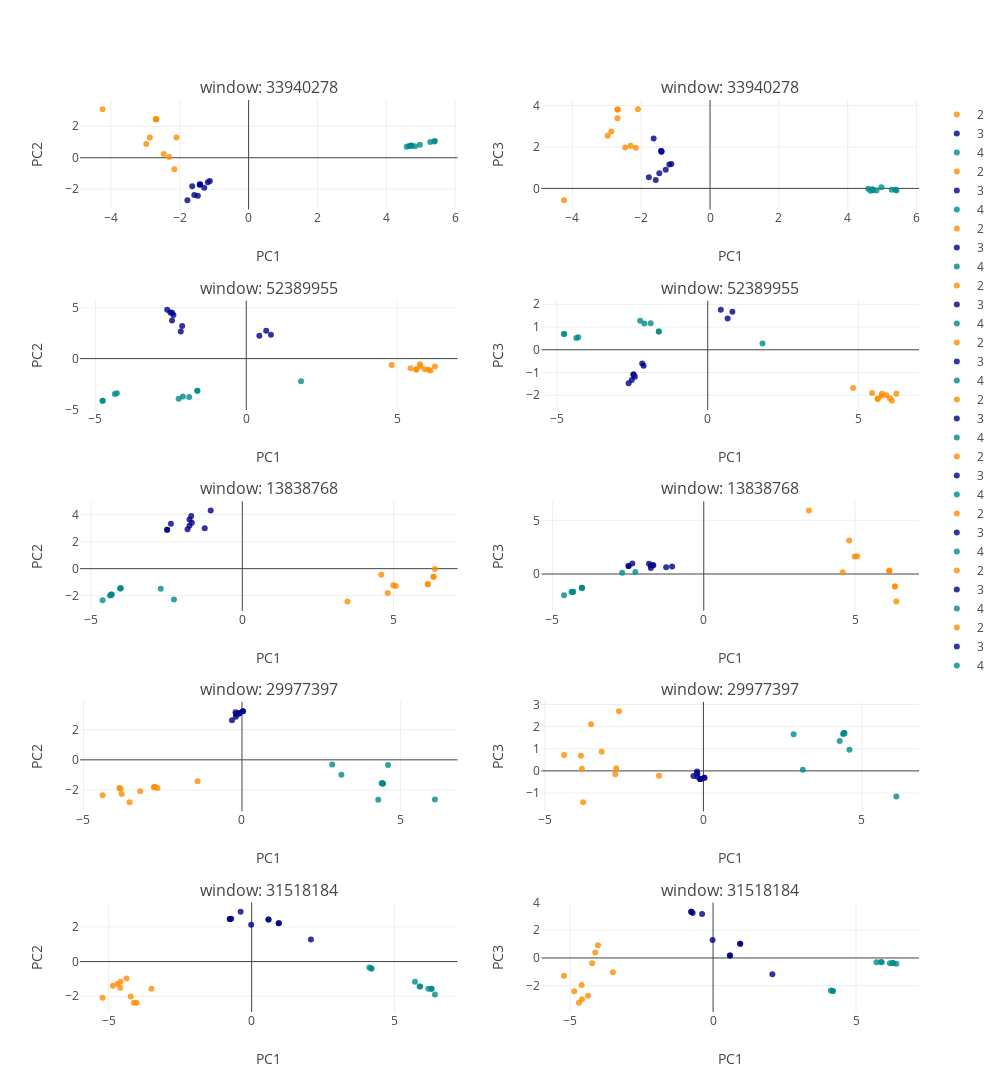

The notebook cell this image was saved under:
### Markdown cell above
### I. Local variation sample

Visualize genetic structure at local windows using PCA. Plot colors will correspond to the Mean shift clustering above. 

Use the list `plot_who` to plot only accessions from specific groups.

Use the list `shade` to lower the opacity of samples from specific groups.

### Code cell
## a look at local windows
from structure_tools.Tutorial_subplots import window_sample_plot

windows_pick= 5
Chr= 1

plot_who= [2,3,4]
shade= [0,1]

window_sample_plot(Windows,
                   label_select,
                   PCA_color_ref,
                   plot_who= plot_who,
                   shade= shade,
                   Chr= 1,
                   windows_pick= windows_pick,
                   height= 1500,width= 1000)

### Figure 1 — Plotly figure (JSON) as saved in the notebook; plotly's stock layout.template omitted (floating-point values rounded to 4 significant figures)
{"data": [{"marker": {"color": "darkorange", "line": {"width": 0}, "opacity": 0.8, "size": 6, "symbol": "circle"}, "mode": "markers", "name": "2", "type": "scatter", "uid": "91d67e72-4954-40ae-91e7-c1dba319cd24", "x": [-2.692, -2.157, -2.687, -2.687, -2.308, -2.868, -2.974, -4.241, -2.096, -2.464], "xaxis": "x", "y": [2.444, -0.7402, 2.453, 2.453, 0.04627, 1.291, 0.8789, 3.084, 1.289, 0.2359], "yaxis": "y"}, {"marker": {"color": "darkblue", "line": {"width": 0}, "opacity": 0.8, "size": 6, "symbol": "circle"}, "mode": "markers", "name": "3", "type": "scatter", "uid": "f4e9cbd2-01bf-48bd-a202-e15a1ebc33cf", "x": [-1.578, -1.639, -1.185, -1.412, -1.288, -1.41, -1.778, -1.125, -1.421, -1.475], "xaxis": "x", "y": [-2.368, -1.821, -1.565, -1.696, -1.911, -1.686, -2.702, -1.478, -1.72, -2.415], "yaxis": "y"}, {"marker": {"color": "darkcyan", "line": {"width": 0}, "opacity": 0.8, "size": 6, "symbol": "circle"}, "mode": "markers", "name": "4", "type": "scatter", "uid": "e9719962-d8cb-404f-9541-35fff02756c8", "x": [4.978, 5.393, 4.731, 4.66, 5.277, 4.718, 5.413, 4.718, 4.595, 4.835], "xaxis": "x", "y": [0.8294, 1.034, 0.7741, 0.7391, 1.007, 0.7563, 1.065, 0.7563, 0.7038, 0.7331], "yaxis": "y"}, {"marker": {"color": "darkorange", "line": {"width": 0}, "opacity": 0.8, "size": 6, "symbol": "circle"}, "mode": "markers", "name": "2", "type": "scatter", "uid": "6e03ff1d-3201-448c-bd4c-f4632c8b069d", "x": [-2.692, -2.157, -2.687, -2.687, -2.308, -2.868, -2.974, -4.241, -2.096, -2.464], "xaxis": "x2", "y": [3.387, 1.96, 3.803, 3.803, 2.064, 2.744, 2.539, -0.5694, 3.821, 1.976], "yaxis": "y2"}, {"marker": {"color": "darkblue", "line": {"width": 0}, "opacity": 0.8, "size": 6, "symbol": "circle"}, "mode": "markers", "name": "3", "type": "scatter", "uid": "39a2ef81-723d-48fb-863a-eca1cc327644", "x": [-1.578, -1.639, -1.185, -1.412, -1.288, -1.41, -1.778, -1.125, -1.421, -1.475], "xaxis": "x2", "y": [0.4112, 2.412, 1.15, 1.77, 0.8945, 1.782, 0.5352, 1.183, 1.818, 0.7355], "yaxis": "y2"}, {"marker": {"color": "darkcyan", "line": {"width": 0}, "opacity": 0.8, "size": 6, "symbol": "circle"}, "mode": "markers", "name": "4", "type": "scatter", "uid": "2dea6780-3396-4a6e-807e-5b8de6aa9a15", "x": [4.978, 5.393, 4.731, 4.66, 5.277, 4.718, 5.413, 4.718, 4.595, 4.835], "xaxis": "x2", "y": [0.06042, -0.04939, -0.09383, -0.1161, -0.06067, -0.05546, -0.09603, -0.05546, -0.02211, -0.09619], "yaxis": "y2"}, {"marker": {"color": "darkorange", "line": {"width": 0}, "opacity": 0.8, "size": 6, "symbol": "circle"}, "mode": "markers", "name": "2", "type": "scatter", "uid": "525c0bf3-f26e-4c16-8e3a-8d9e59c7e908", "x": [5.757, 5.925, 5.633, 6.043, 5.447, 6.106, 5.778, 5.638, 4.822, 6.255], "xaxis": "x3", "y": [-0.5652, -1.055, -1.068, -1.1, -0.9514, -1.17, -0.7596, -1.07, -0.6188, -0.7844], "yaxis": "y3"}, {"marker": {"color": "darkblue", "line": {"width": 0}, "opacity": 0.8, "size": 6, "symbol": "circle"}, "mode": "markers", "name": "3", "type": "scatter", "uid": "ecce9c53-538f-4492-b224-187a330d14f6", "x": [-2.458, 0.818, -2.462, -2.172, -2.621, 0.4347, -2.124, 0.661, -2.518, -2.415], "xaxis": "x3", "y": [4.503, 2.341, 3.752, 2.673, 4.792, 2.244, 3.199, 2.736, 4.535, 4.279], "yaxis": "y3"}, {"marker": {"color": "darkcyan", "line": {"width": 0}, "opacity": 0.8, "size": 6, "symbol": "circle"}, "mode": "markers", "name": "4", "type": "scatter", "uid": "5bb6a9c5-e500-4a7b-b7e7-5fb0c642492a", "x": [-4.29, -2.102, -4.762, -1.891, -4.357, -1.621, -4.762, 1.817, -1.621, -2.241], "xaxis": "x3", "y": [-3.401, -3.72, -4.153, -3.766, -3.483, -3.168, -4.153, -2.219, -3.168, -3.944], "yaxis": "y3"}, {"marker": {"color": "darkorange", "line": {"width": 0}, "opacity": 0.8, "size": 6, "symbol": "circle"}, "mode": "markers", "name": "2", "type": "scatter", "uid": "4b7ecc2e-4bcb-4880-9366-cff84e31ab1f", "x": [5.757, 5.925, 5.633, 6.043, 5.447, 6.106, 5.778, 5.638, 4.822, 6.255], "xaxis": "x4", "y": [-2.037, -1.995, -2.156, -2.13, -1.9, -2.246, -1.936, -2.161, -1.678, -1.932], "yaxis": "y4"}, {"marker": {"color": "darkblue", "line": {"width": 0}, "opacity": 0.8, "size": 6, "symbol": "circle"}, "mode": "markers", "name": "3", "type": "scatter", "uid": "49f08693-6a7a-4cce-ac12-b6237fec07e1", "x": [-2.458, 0.818, -2.462, -2.172, -2.621, 0.4347, -2.124, 0.661, -2.518, -2.415], "xaxis": "x4", "y": [-1.089, 1.668, -1.085, -0.6002, -1.469, 1.755, -0.7039, 1.375, -1.329, -1.189], "yaxis": "y4"}, {"marker": {"color": "darkcyan", "line": {"width": 0}, "opacity": 0.8, "size": 6, "symbol": "circle"}, "mode": "markers", "name": "4", "type": "scatter", "uid": "8981f29f-ea79-47d9-aef6-2e75a815e586", "x": [-4.29, -2.102, -4.762, -1.891, -4.357, -1.621, -4.762, 1.817, -1.621, -2.241], "xaxis": "x4", "y": [0.5549, 1.157, 0.6966, 1.168, 0.5196, 0.8018, 0.6966, 0.2806, 0.8018, 1.28], "yaxis": "y4"}, {"marker": {"color": "darkorange", "line": {"width": 0}, "opacity": 0.8, "size": 6, "symbol": "circle"}, "mode": "markers", "name": "2", "type": "scatter", "uid": "bf7638b5-522c-41f9-911e-b23da81f7905", "x": [4.592, 4.991, 6.366, 6.319, 6.319, 3.478, 6.133, 4.805, 5.071, 6.133], "xaxis": "x5", "y": [-0.4576, -1.236, -0.02589, -0.6007, -0.6007, -2.433, -1.163, -1.798, -1.276, -1.163], "yaxis": "y5"}, {"marker": {"color": "darkblue", "line": {"width": 0}, "opacity": 0.8, "size": 6, "symbol": "circle"}, "mode": "markers", "name": "3", "type": "scatter", "uid": "c61799ad-411a-434b-9ac1-8fc223cd7219", "x": [-1.688, -1.746, -2.484, -2.359, -2.484, -1.242, -1.045, -1.668, -1.747, -1.81], "xaxis": "x5", "y": [3.895, 3.638, 2.882, 3.32, 2.882, 3.001, 4.311, 3.405, 3.179, 2.921], "yaxis": "y5"}, {"marker": {"color": "darkcyan", "line": {"width": 0}, "opacity": 0.8, "size": 6, "symbol": "circle"}, "mode": "markers", "name": "4", "type": "scatter", "uid": "e0f90ce1-c4dd-4b3c-b589-53367a186fb4", "x": [-4.022, -4.033, -4.371, -2.259, -4.616, -4.343, -2.696, -4.316, -4.327, -4.025], "xaxis": "x5", "y": [-1.456, -1.468, -1.994, -2.294, -2.332, -1.943, -1.489, -1.906, -1.918, -1.459], "yaxis": "y5"}, {"marker": {"color": "darkorange", "line": {"width": 0}, "opacity": 0.8, "size": 6, "symbol": "circle"}, "mode": "markers", "name": "2", "type": "scatter", "uid": "e6fcc419-6cd9-4ac6-91c0-5357f89be34f", "x": [4.592, 4.991, 6.366, 6.319, 6.319, 3.478, 6.133, 4.805, 5.071, 6.133], "xaxis": "x6", "y": [0.1544, 1.629, -2.561, -1.173, -1.173, 5.917, 0.3136, 3.115, 1.65, 0.3136], "yaxis": "y6"}, {"marker": {"color": "darkblue", "line": {"width": 0}, "opacity": 0.8, "size": 6, "symbol": "circle"}, "mode": "markers", "name": "3", "type": "scatter", "uid": "8f3cd3a5-3bdc-4f14-a732-6e616d0218b5", "x": [-1.688, -1.746, -2.484, -2.359, -2.484, -1.242, -1.045, -1.668, -1.747, -1.81], "xaxis": "x6", "y": [0.827, 0.8017, 0.7556, 0.9752, 0.7556, 0.637, 0.702, 0.8217, 0.5559, 0.9507], "yaxis": "y6"}, {"marker": {"color": "darkcyan", "line": {"width": 0}, "opacity": 0.8, "size": 6, "symbol": "circle"}, "mode": "markers", "name": "4", "type": "scatter", "uid": "de225fbb-1a54-4428-b376-42269cd04306", "x": [-4.022, -4.033, -4.371, -2.259, -4.616, -4.343, -2.696, -4.316, -4.327, -4.025], "xaxis": "x6", "y": [-1.28, -1.294, -1.66, 0.1936, -1.99, -1.685, 0.1261, -1.653, -1.666, -1.284], "yaxis": "y6"}, {"marker": {"color": "darkorange", "line": {"width": 0}, "opacity": 0.8, "size": 6, "symbol": "circle"}, "mode": "markers", "name": "2", "type": "scatter", "uid": "81073a7f-3e95-4b48-930f-21095ad082f4", "x": [-2.751, -4.395, -3.209, -1.399, -3.831, -2.661, -3.795, -3.865, -3.543, -2.781], "xaxis": "x7", "y": [-1.78, -2.341, -2.085, -1.427, -1.916, -1.859, -2.262, -1.865, -2.804, -1.81], "yaxis": "y7"}, {"marker": {"color": "darkblue", "line": {"width": 0}, "opacity": 0.8, "size": 6, "symbol": "circle"}, "mode": "markers", "name": "3", "type": "scatter", "uid": "1448055c-5d3d-4d4e-8183-b10a8187a46f", "x": [-0.2032, -0.09834, -0.1871, -0.192, -0.09821, 0.03049, 0.03049, -0.315, -0.09821, -0.09821], "xaxis": "x7", "y": [3.154, 3.081, 3.018, 2.854, 3.073, 3.228, 3.228, 2.617, 3.073, 3.073], "yaxis": "y7"}, {"marker": {"color": "darkcyan", "line": {"width": 0}, "opacity": 0.8, "size": 6, "symbol": "circle"}, "mode": "markers", "name": "4", "type": "scatter", "uid": "09ef6267-f45c-4e2c-ab3f-a106d4f77a49", "x": [6.085, 3.135, 4.433, 4.406, 4.298, 4.45, 4.424, 4.606, 2.845, 4.433], "xaxis": "x7", "y": [-2.632, -0.9955, -1.564, -1.544, -2.651, -1.573, -1.553, -0.347, -0.3125, -1.564], "yaxis": "y7"}, {"marker": {"color": "darkorange", "line": {"width": 0}, "opacity": 0.8, "size": 6, "symbol": "circle"}, "mode": "markers", "name": "2", "type": "scatter", "uid": "ab5eee41-d568-4437-9e0c-3db833bf62c1", "x": [-2.751, -4.395, -3.209, -1.399, -3.831, -2.661, -3.795, -3.865, -3.543, -2.781], "xaxis": "x8", "y": [0.1212, 0.7225, 0.8677, -0.216, 0.09819, 2.699, -1.412, 0.6834, 2.109, -0.1565], "yaxis": "y8"}, {"marker": {"color": "darkblue", "line": {"width": 0}, "opacity": 0.8, "size": 6, "symbol": "circle"}, "mode": "markers", "name": "3", "type": "scatter", "uid": "f34792bd-a172-4b64-bb7c-7da60dda5812", "x": [-0.2032, -0.09834, -0.1871, -0.192, -0.09821, 0.03049, 0.03049, -0.315, -0.09821, -0.09821], "xaxis": "x8", "y": [-0.02881, -0.3657, -0.2634, -0.1209, -0.3643, -0.3143, -0.3143, -0.2369, -0.3643, -0.3643], "yaxis": "y8"}, {"marker": {"color": "darkcyan", "line": {"width": 0}, "opacity": 0.8, "size": 6, "symbol": "circle"}, "mode": "markers", "name": "4", "type": "scatter", "uid": "86936b27-d33d-442b-8ea8-673d9cb01598", "x": [6.085, 3.135, 4.433, 4.406, 4.298, 4.45, 4.424, 4.606, 2.845, 4.433], "xaxis": "x8", "y": [-1.163, 0.0467, 1.698, 1.667, 1.347, 1.715, 1.684, 0.9568, 1.653, 1.698], "yaxis": "y8"}, {"marker": {"color": "darkorange", "line": {"width": 0}, "opacity": 0.8, "size": 6, "symbol": "circle"}, "mode": "markers", "name": "2", "type": "scatter", "uid": "6e4e29e2-917c-4ed8-96ce-90240da89298", "x": [-4.375, -4.598, -4.584, -4.691, -4.855, -4.23, -4.026, -5.212, -4.12, -3.505], "xaxis": "x9", "y": [-0.9746, -1.515, -1.168, -1.275, -1.397, -2.009, -2.376, -2.081, -2.375, -1.571], "yaxis": "y9"}, {"marker": {"color": "darkblue", "line": {"width": 0}, "opacity": 0.8, "size": 6, "symbol": "circle"}, "mode": "markers", "name": "3", "type": "scatter", "uid": "9ebdc68d-9a86-43ac-a766-a85311dcc894", "x": [0.9476, 2.073, -0.3849, 0.9476, -0.7637, 0.5885, -0.01798, -0.7142, 0.5885, -0.7637], "xaxis": "x9", "y": [2.201, 1.268, 2.868, 2.201, 2.459, 2.417, 2.125, 2.47, 2.417, 2.459], "yaxis": "y9"}, {"marker": {"color": "darkcyan", "line": {"width": 0}, "opacity": 0.8, "size": 6, "symbol": "circle"}, "mode": "markers", "name": "4", "type": "scatter", "uid": "c781848a-24c9-47f5-a040-97487503863d", "x": [5.713, 6.292, 6.287, 6.41, 5.874, 4.187, 6.182, 4.187, 5.897, 4.119], "xaxis": "x9", "y": [-1.167, -1.565, -1.561, -1.903, -1.439, -0.4066, -1.571, -0.4066, -1.444, -0.3468], "yaxis": "y9"}, {"marker": {"color": "darkorange", "line": {"width": 0}, "opacity": 0.8, "size": 6, "symbol": "circle"}, "mode": "markers", "name": "2", "type": "scatter", "uid": "d2b09454-fd3c-4bf8-8ca4-cdb498a26cd9", "x": [-4.375, -4.598, -4.584, -4.691, -4.855, -4.23, -4.026, -5.212, -4.12, -3.505], "xaxis": "x10", "y": [-2.725, -1.961, -2.974, -3.236, -2.396, -0.3781, 0.9153, -1.288, 0.394, -1.033], "yaxis": "y10"}, {"marker": {"color": "darkblue", "line": {"width": 0}, "opacity": 0.8, "size": 6, "symbol": "circle"}, "mode": "markers", "name": "3", "type": "scatter", "uid": "f652db93-6ab6-44cc-b331-5759360fccf4", "x": [0.9476, 2.073, -0.3849, 0.9476, -0.7637, 0.5885, -0.01798, -0.7142, 0.5885, -0.7637], "xaxis": "x10", "y": [1.025, -1.184, 3.167, 1.025, 3.335, 0.1862, 1.306, 3.24, 0.1862, 3.335], "yaxis": "y10"}, {"marker": {"color": "darkcyan", "line": {"width": 0}, "opacity": 0.8, "size": 6, "symbol": "circle"}, "mode": "markers", "name": "4", "type": "scatter", "uid": "f136058c-8225-4749-83d3-44d281834fd0", "x": [5.713, 6.292, 6.287, 6.41, 5.874, 4.187, 6.182, 4.187, 5.897, 4.119], "xaxis": "x10", "y": [-0.3048, -0.3613, -0.3601, -0.4125, -0.2982, -2.394, -0.3753, -2.394, -0.3073, -2.35], "yaxis": "y10"}], "layout": {"annotations": [{"font": {"size": 16}, "showarrow": false, "text": "window: 33940278", "x": 0.225, "xanchor": "center", "xref": "paper", "y": 1, "yanchor": "bottom", "yref": "paper"}, {"font": {"size": 16}, "showarrow": false, "text": "window: 33940278", "x": 0.775, "xanchor": "center", "xref": "paper", "y": 1, "yanchor": "bottom", "yref": "paper"}, {"font": {"size": 16}, "showarrow": false, "text": "window: 52389955", "x": 0.225, "xanchor": "center", "xref": "paper", "y": 0.78, "yanchor": "bottom", "yref": "paper"}, {"font": {"size": 16}, "showarrow": false, "text": "window: 52389955", "x": 0.775, "xanchor": "center", "xref": "paper", "y": 0.78, "yanchor": "bottom", "yref": "paper"}, {"font": {"size": 16}, "showarrow": false, "text": "window: 13838768", "x": 0.225, "xanchor": "center", "xref": "paper", "y": 0.56, "yanchor": "bottom", "yref": "paper"}, {"font": {"size": 16}, "showarrow": false, "text": "window: 13838768", "x": 0.775, "xanchor": "center", "xref": "paper", "y": 0.56, "yanchor": "bottom", "yref": "paper"}, {"font": {"size": 16}, "showarrow": false, "text": "window: 29977397", "x": 0.225, "xanchor": "center", "xref": "paper", "y": 0.34, "yanchor": "bottom", "yref": "paper"}, {"font": {"size": 16}, "showarrow": false, "text": "window: 29977397", "x": 0.775, "xanchor": "center", "xref": "paper", "y": 0.34, "yanchor": "bottom", "yref": "paper"}, {"font": {"size": 16}, "showarrow": false, "text": "window: 31518184", "x": 0.225, "xanchor": "center", "xref": "paper", "y": 0.12, "yanchor": "bottom", "yref": "paper"}, {"font": {"size": 16}, "showarrow": false, "text": "window: 31518184", "x": 0.775, "xanchor": "center", "xref": "paper", "y": 0.12, "yanchor": "bottom", "yref": "paper"}], "height": 1500, "width": 1000, "xaxis": {"anchor": "y", "domain": [0, 0.45], "title": "PC1"}, "xaxis10": {"anchor": "y10", "domain": [0.55, 1], "title": "PC1"}, "xaxis2": {"anchor": "y2", "domain": [0.55, 1], "title": "PC1"}, "xaxis3": {"anchor": "y3", "domain": [0, 0.45], "title": "PC1"}, "xaxis4": {"anchor": "y4", "domain": [0.55, 1], "title": "PC1"}, "xaxis5": {"anchor": "y5", "domain": [0, 0.45], "title": "PC1"}, "xaxis6": {"anchor": "y6", "domain": [0.55, 1], "title": "PC1"}, "xaxis7": {"anchor": "y7", "domain": [0, 0.45], "title": "PC1"}, "xaxis8": {"anchor": "y8", "domain": [0.55, 1], "title": "PC1"}, "xaxis9": {"anchor": "y9", "domain": [0, 0.45], "title": "PC1"}, "yaxis": {"anchor": "x", "domain": [0.88, 1], "title": "PC2"}, "yaxis10": {"anchor": "x10", "domain": [0, 0.12], "title": "PC3"}, "yaxis2": {"anchor": "x2", "domain": [0.88, 1], "title": "PC3"}, "yaxis3": {"anchor": "x3", "domain": [0.66, 0.78], "title": "PC2"}, "yaxis4": {"anchor": "x4", "domain": [0.66, 0.78], "title": "PC3"}, "yaxis5": {"anchor": "x5", "domain": [0.44, 0.56], "title": "PC2"}, "yaxis6": {"anchor": "x6", "domain": [0.44, 0.56], "title": "PC3"}, "yaxis7": {"anchor": "x7", "domain": [0.22, 0.34], "title": "PC2"}, "yaxis8": {"anchor": "x8", "domain": [0.22, 0.34], "title": "PC3"}, "yaxis9": {"anchor": "x9", "domain": [0, 0.12], "title": "PC2"}}}
